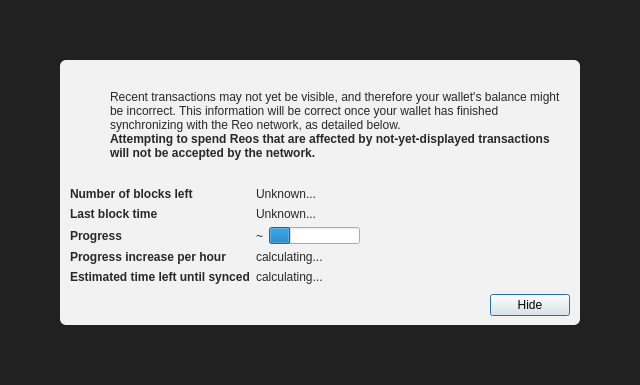
<?xml version="1.0" encoding="UTF-8"?>
<ui version="4.0">
 <class>ModalOverlay</class>
 <widget class="QWidget" name="ModalOverlay">
  <property name="geometry">
   <rect>
    <x>0</x>
    <y>0</y>
    <width>640</width>
    <height>385</height>
   </rect>
  </property>
  <property name="windowTitle">
   <string>Form</string>
  </property>
  <layout class="QVBoxLayout" name="verticalLayout" stretch="0">
   <property name="sizeConstraint">
    <enum>QLayout::SetDefaultConstraint</enum>
   </property>
   <property name="leftMargin">
    <number>0</number>
   </property>
   <property name="topMargin">
    <number>0</number>
   </property>
   <property name="rightMargin">
    <number>0</number>
   </property>
   <property name="bottomMargin">
    <number>0</number>
   </property>
   <item>
    <widget class="QWidget" name="bgWidget" native="true">
     <property name="styleSheet">
      <string notr="true">#bgWidget { background: rgba(0,0,0,220); }</string>
     </property>
     <layout class="QVBoxLayout" name="verticalLayoutMain" stretch="1">
      <property name="leftMargin">
       <number>60</number>
      </property>
      <property name="topMargin">
       <number>60</number>
      </property>
      <property name="rightMargin">
       <number>60</number>
      </property>
      <property name="bottomMargin">
       <number>60</number>
      </property>
      <item>
       <widget class="QWidget" name="contentWidget" native="true">
        <property name="styleSheet">
         <string notr="true">#contentWidget { background: rgba(255,255,255,240); border-radius: 6px; }

QLabel { color: rgb(40,40,40);  }</string>
        </property>
        <layout class="QVBoxLayout" name="verticalLayoutSub" stretch="1,0,0,0">
         <property name="spacing">
          <number>0</number>
         </property>
         <property name="leftMargin">
          <number>10</number>
         </property>
         <property name="topMargin">
          <number>10</number>
         </property>
         <property name="rightMargin">
          <number>10</number>
         </property>
         <property name="bottomMargin">
          <number>10</number>
         </property>
         <item>
          <layout class="QHBoxLayout" name="horizontalLayoutIconText" stretch="0,1">
           <property name="topMargin">
            <number>20</number>
           </property>
           <item>
            <layout class="QVBoxLayout" name="verticalLayoutIcon">
             <property name="leftMargin">
              <number>0</number>
             </property>
             <item>
              <widget class="QPushButton" name="warningIcon">
               <property name="enabled">
                <bool>false</bool>
               </property>
               <property name="text">
                <string/>
               </property>
               <property name="icon">
                <iconset>
                 <normaloff>:/icons/warning</normaloff>
                 <disabledoff>:/icons/warning</disabledoff>:/icons/warning</iconset>
               </property>
               <property name="iconSize">
                <size>
                 <width>48</width>
                 <height>48</height>
                </size>
               </property>
               <property name="flat">
                <bool>true</bool>
               </property>
              </widget>
             </item>
             <item>
              <spacer name="verticalSpacerWarningIcon">
               <property name="orientation">
                <enum>Qt::Vertical</enum>
               </property>
               <property name="sizeHint" stdset="0">
                <size>
                 <width>20</width>
                 <height>40</height>
                </size>
               </property>
              </spacer>
             </item>
            </layout>
           </item>
           <item>
            <layout class="QVBoxLayout" name="verticalLayoutInfoText">
             <property name="leftMargin">
              <number>0</number>
             </property>
             <property name="topMargin">
              <number>0</number>
             </property>
             <item>
              <widget class="QLabel" name="infoText">
               <property name="text">
                <string>Recent transactions may not yet be visible, and therefore your wallet's balance might be incorrect. This information will be correct once your wallet has finished synchronizing with the Reo network, as detailed below.</string>
               </property>
               <property name="textFormat">
                <enum>Qt::RichText</enum>
               </property>
               <property name="wordWrap">
                <bool>true</bool>
               </property>
              </widget>
             </item>
             <item>
              <widget class="QLabel" name="infoTextStrong">
               <property name="font">
                <font>
                 <weight>75</weight>
                 <bold>true</bold>
                </font>
               </property>
               <property name="text">
                <string>Attempting to spend Reos that are affected by not-yet-displayed transactions will not be accepted by the network.</string>
               </property>
               <property name="textFormat">
                <enum>Qt::RichText</enum>
               </property>
               <property name="wordWrap">
                <bool>true</bool>
               </property>
              </widget>
             </item>
             <item>
              <spacer name="verticalSpacerInTextSpace">
               <property name="orientation">
                <enum>Qt::Vertical</enum>
               </property>
               <property name="sizeHint" stdset="0">
                <size>
                 <width>20</width>
                 <height>40</height>
                </size>
               </property>
              </spacer>
             </item>
            </layout>
           </item>
          </layout>
         </item>
         <item>
          <spacer name="verticalSpacerAfterText">
           <property name="orientation">
            <enum>Qt::Vertical</enum>
           </property>
           <property name="sizeHint" stdset="0">
            <size>
             <width>20</width>
             <height>40</height>
            </size>
           </property>
          </spacer>
         </item>
         <item>
          <layout class="QFormLayout" name="formLayout">
           <property name="fieldGrowthPolicy">
            <enum>QFormLayout::FieldsStayAtSizeHint</enum>
           </property>
           <property name="horizontalSpacing">
            <number>6</number>
           </property>
           <property name="verticalSpacing">
            <number>6</number>
           </property>
           <property name="topMargin">
            <number>10</number>
           </property>
           <item row="0" column="0">
            <widget class="QLabel" name="labelNumberOfBlocksLeft">
             <property name="font">
              <font>
               <weight>75</weight>
               <bold>true</bold>
              </font>
             </property>
             <property name="text">
              <string>Number of blocks left</string>
             </property>
            </widget>
           </item>
           <item row="0" column="1">
            <widget class="QLabel" name="numberOfBlocksLeft">
             <property name="text">
              <string>Unknown...</string>
             </property>
            </widget>
           </item>
           <item row="1" column="0">
            <widget class="QLabel" name="labelLastBlockTime">
             <property name="font">
              <font>
               <weight>75</weight>
               <bold>true</bold>
              </font>
             </property>
             <property name="text">
              <string>Last block time</string>
             </property>
            </widget>
           </item>
           <item row="1" column="1">
            <widget class="QLabel" name="newestBlockDate">
             <property name="sizePolicy">
              <sizepolicy hsizetype="Maximum" vsizetype="Preferred">
               <horstretch>0</horstretch>
               <verstretch>0</verstretch>
              </sizepolicy>
             </property>
             <property name="text">
              <string>Unknown...</string>
             </property>
            </widget>
           </item>
           <item row="2" column="0">
            <widget class="QLabel" name="labelSyncDone">
             <property name="font">
              <font>
               <weight>75</weight>
               <bold>true</bold>
              </font>
             </property>
             <property name="text">
              <string>Progress</string>
             </property>
            </widget>
           </item>
           <item row="2" column="1">
            <layout class="QHBoxLayout" name="horizontalLayoutSync" stretch="0,1">
             <item>
              <widget class="QLabel" name="percentageProgress">
               <property name="text">
                <string notr="true">~</string>
               </property>
              </widget>
             </item>
             <item>
              <widget class="QProgressBar" name="progressBar">
               <property name="value">
                <number>24</number>
               </property>
               <property name="format">
                <string/>
               </property>
              </widget>
             </item>
            </layout>
           </item>
           <item row="4" column="0">
            <widget class="QLabel" name="labelProgressIncrease">
             <property name="font">
              <font>
               <weight>75</weight>
               <bold>true</bold>
              </font>
             </property>
             <property name="text">
              <string>Progress increase per hour</string>
             </property>
            </widget>
           </item>
           <item row="4" column="1">
            <widget class="QLabel" name="progressIncreasePerH">
             <property name="text">
              <string>calculating...</string>
             </property>
            </widget>
           </item>
           <item row="5" column="0">
            <widget class="QLabel" name="labelEstimatedTimeLeft">
             <property name="font">
              <font>
               <weight>75</weight>
               <bold>true</bold>
              </font>
             </property>
             <property name="text">
              <string>Estimated time left until synced</string>
             </property>
            </widget>
           </item>
           <item row="5" column="1">
            <widget class="QLabel" name="expectedTimeLeft">
             <property name="text">
              <string>calculating...</string>
             </property>
            </widget>
           </item>
          </layout>
         </item>
         <item>
          <layout class="QHBoxLayout" name="horizontalLayoutButtons">
           <property name="leftMargin">
            <number>10</number>
           </property>
           <property name="topMargin">
            <number>10</number>
           </property>
           <item>
            <spacer name="horizontalSpacer">
             <property name="orientation">
              <enum>Qt::Horizontal</enum>
             </property>
             <property name="sizeHint" stdset="0">
              <size>
               <width>40</width>
               <height>20</height>
              </size>
             </property>
            </spacer>
           </item>
           <item>
            <widget class="QPushButton" name="closeButton">
             <property name="text">
              <string>Hide</string>
             </property>
             <property name="shortcut">
              <string>Esc</string>
             </property>
             <property name="focusPolicy">
              <enum>Qt::StrongFocus</enum>
             </property>
             <property name="default">
              <bool>true</bool>
             </property>
            </widget>
           </item>
          </layout>
         </item>
        </layout>
       </widget>
      </item>
     </layout>
    </widget>
   </item>
  </layout>
 </widget>
 <resources/>
 <connections/>
</ui>
